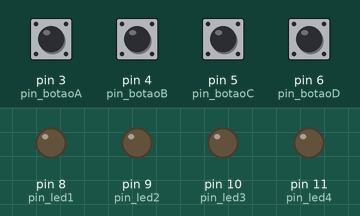
Recording of a sketch running on a simulated Arduino Uno, built with avr-gcc and run on an emulated ATmega328P. Shown: output pins drawn as LEDs (lit = HIGH). The inputs (shaded band) are chosen by the test bench; at power-on: pin 4 (pin_botaoB) HIGH, pin 3 (pin_botaoA), pin 5 (pin_botaoC), pin 6 (pin_botaoD) LOW.

Above: at 1.2 s.
1.3 s: pin 6 (pin_botaoD) pulled HIGH for 0.15 s
At 2.7 s:
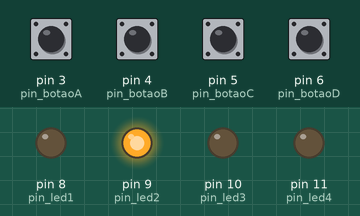
3.0 s: pin 3 (pin_botaoA) pulled HIGH for 0.15 s
At 3.9 s:
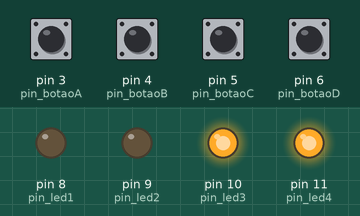
4.6 s: pin 5 (pin_botaoC) pulled HIGH for 0.15 s
At 5.1 s:
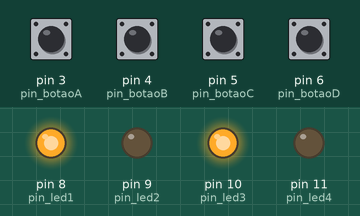
6.2 s: pin 4 (pin_botaoB) pulled LOW for 0.15 s
At 7.4 s:
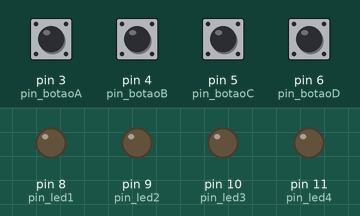
7.8 s: pin 3 (pin_botaoA) pulled HIGH for 1 s
At 8.8 s:
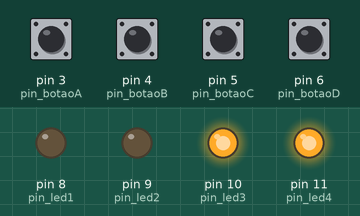
10.3 s: pin 4 (pin_botaoB) pulled LOW for 1 s
At 10.7 s:
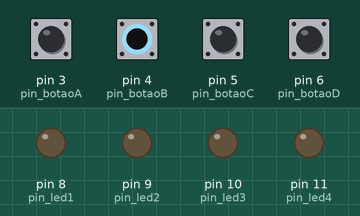
Timing chart, 0 to 13.3 s (numbered marks = the images above; inputs shaded):
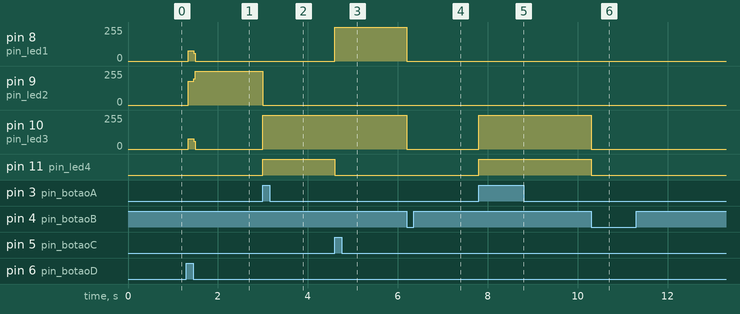

The sketch:

questao3.ino
```cpp
#define pin_led1 8    // Definindo LED Válvula P
#define pin_led2 9    // Definindo LED Alarme AL
#define pin_led3 10   // Definindo LED bomba M1
#define pin_led4 11   // Definindo LED bomba M2
#define pin_botaoA 3  // Definindo sensor A
#define pin_botaoB 4  // Definindo sensor B
#define pin_botaoC 5  // Definindo sensor C
#define pin_botaoD 6  // Definindo sensor D
void setup() {
  pinMode(pin_led1, OUTPUT);
  pinMode(pin_led2, OUTPUT);
  pinMode(pin_led3, OUTPUT);
  pinMode(pin_led4, OUTPUT);
  pinMode(pin_botaoA, INPUT);
  pinMode(pin_botaoB, INPUT);
  pinMode(pin_botaoC, INPUT);
  pinMode(pin_botaoD, INPUT);
  Serial.begin(9600);
}

void loop() {
  bool A = digitalRead(pin_botaoA); // abreviando botaoA
  bool B = digitalRead(pin_botaoB); // abreviando botaoB
  bool C = digitalRead(pin_botaoC); // abreviando botaoC
  bool D = digitalRead(pin_botaoD); // abreviando botaoD

  if (A == 1) { //se o nível for "A", então fecha-se a válvula P e M1e M2 bombeiam
    digitalWrite(pin_led1, 0);
    digitalWrite(pin_led2, 0);
    digitalWrite(pin_led3, 1);
    digitalWrite(pin_led4, 1);
  }

  if ((C==1)||(D==1)) { // se o nível for inferior a "B", então abre-se a válvula P e somente M1 bombeia
    digitalWrite(pin_led1, 1);
    digitalWrite(pin_led2, 0);
    digitalWrite(pin_led3, 1);
    digitalWrite(pin_led4, 0);
  }

  if (D==1) { // abaixo de "C", soa o alarme
    digitalWrite(pin_led1, 0);
    digitalWrite(pin_led2, 1);
    digitalWrite(pin_led3, 0);
    digitalWrite(pin_led4, 0);
  }

  if ((A==0)&&(B==0)&&(C==0)&&(D==0)) {  // abaixo de "D", nenhuma das bombas deverá funcionar
    digitalWrite(pin_led1, 0);
    digitalWrite(pin_led2, 0);
    digitalWrite(pin_led3, 0);
    digitalWrite(pin_led4, 0);
  }

}
```

Measured:
- after the input at 1.3 s, pin 8 (pin_led1), pin 10 (pin_led3): 0/255 → 76/255 at once, → 0/255 0.12 s later; pin 9 (pin_led2): 0/255 → 179/255 at once, → 255/255 0.12 s later
- after the input at 3.0 s, pin 9 (pin_led2): 255/255 → 0/255 at once; pin 10 (pin_led3): 0/255 → 255/255 at once; pin 11 (pin_led4): LOW → HIGH at once
- after the input at 4.6 s, pin 8 (pin_led1): 0/255 → 255/255 at once; pin 11 (pin_led4): HIGH → LOW at once
- after the input at 6.2 s, pin 8 (pin_led1), pin 10 (pin_led3): 255/255 → 0/255 at once
- after the input at 7.8 s, pin 10 (pin_led3): 0/255 → 255/255 at once; pin 11 (pin_led4): LOW → HIGH at once
- after the input at 10.3 s, pin 10 (pin_led3): 255/255 → 0/255 at once; pin 11 (pin_led4): HIGH → LOW at once
